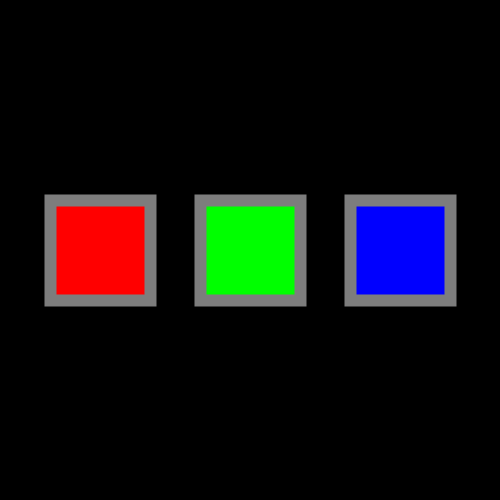
Frame 1 (no input)
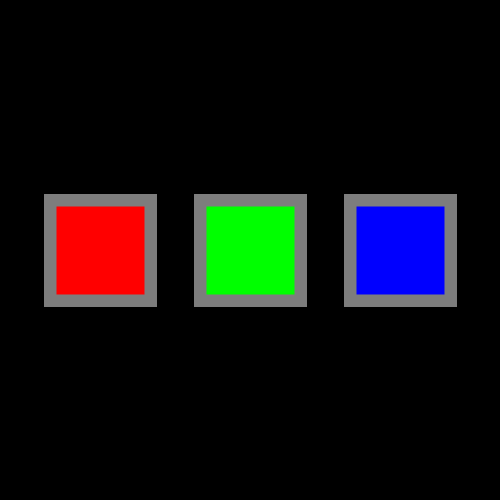
Frame 60 (the mouse pressed at the canvas centre just before this capture)
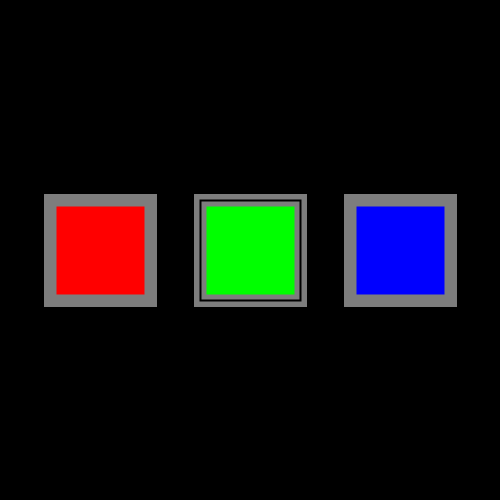
Frame 120 (the mouse held since frame 60 and released just before this capture)

The Processing sketch that drew these frames (run headless with seeded random() and noise(); from frame 60 on, the mouse is pressed at the canvas centre):

// Processing sketch: ColorButtonsMark2
// ── ColorButtonsMark2.pde
//dmmagdal
//cmps 5J
//pa4

int R = 0;
int G = 0;
int B = 0;

int hue = 255;

boolean ROn;
boolean GOn;
boolean BOn;

void setup(){
  size(500, 500);
  background(0);
  println("black");
  
}

void draw(){
  //background(R, G, B);
  stroke(125);
  strokeWeight(12);
  rectMode(CENTER);
  fill(255, 0, 0);
  rect((width/2) - 150, height/2, 100, 100); //Red Button
  fill(0, 255, 0);
  rect(width/2, height/2, 100, 100); //Green Button
  fill(0, 0, 255);
  rect((width/2) + 150, height/2, 100, 100); //Blue Button
  
   //Sets a border to indicate whether or not a color button is active
 if (ROn == true){ //Red button
   noFill();
   stroke(0);
   strokeWeight(2);
   rect((width/2) - 150, height/2, 100, 100);
 }
 if (GOn == true){ //Green button
   noFill();
   stroke(0);
   strokeWeight(2);
   rect(width/2, height/2, 100, 100);
 }
 if (BOn == true){ //Blue button
   noFill();
   stroke(0);
   strokeWeight(2);
   rect((width/2) + 150, height/2, 100, 100);
 }
 
}

void mousePressed(){ 
 //Sets up to change values under the conditions of button clicks
 if (mouseX > 50 && mouseX < 150 && mouseY > 200 && mouseY < 300){ //All pixel coordinates within the Red button
   //Put the Code for the Activation/Deactivation of the RED Square
   if (R == 255){
     R -= hue;
     ROn = false;
     background(R, G, B);
   }
   else {
     R += hue;
     ROn = true;
     background(R, G, B);
   }
 }
 if (mouseX > 200 && mouseX < 300 && mouseY > 200 && mouseY < 300){ //All pixel coordinates within the Green button
   //Put the Code for the Activation/Deactivation of the GREEN Square
   if (G == 255){
     G -= hue; 
     GOn = false;
     background(R, G, B);
   }
   else {
     G += hue;
     GOn = true;
     background(R, G, B);
   }
 }
 if (mouseX > 350 && mouseX < 450 && mouseY > 200 && mouseY < 300){ //All pixel coordinates within the Blue button
   //Put the Code for the Activation/Deactivation of the BLUE Square
   if (B == 255){
     B -= hue; 
     BOn = false;
     background(R, G, B);
   }
   else {
     B += hue; 
     BOn = true;
     background(R, G, B);
   }
 }
 
 //Sets what color to print in the command line
 if ((ROn == false) && (GOn == false) && (BOn == false)){
   println("black");
 }
 else if ((ROn == true) && (GOn == false) && (BOn == false)){
   println("red");
 }
 else if ((ROn == false) && (GOn == true) && (BOn == false)){
   println("green");
 }
 else if ((ROn == false) && (GOn == false) && (BOn == false)){
   println("blue"); 
 }
 else if ((ROn == true) && (GOn == true) && (BOn == false)){
   println("yellow");
 }
 else if ((ROn == true) && (GOn == false) && (BOn == true)){
   println("magenta");
 }
 else if ((ROn == false) && (GOn == true) && (BOn == true)){
   println("cyan");
 }
 else if ((ROn == true) && (GOn == true) && (BOn == true)){
   println("white");
 }
 
}
